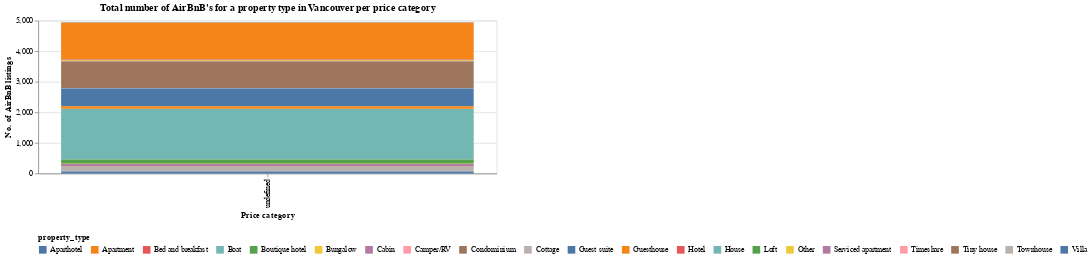

Here is the notebook cell this chart was saved with:
### Markdown cell above
Below is a tool that shows the distribution of price categories by property type. You can toggle by property (does not render correctly on GitHub.com).

### Code cell
# Choose the property type in the drop down to see the distribution of nightly prices. 

select_box_2 = alt.binding_select(options=list(price_data_labels['property_type'].unique()))
selection_2 = alt.selection_single(name='Select', fields=['property_type'], bind=select_box_2)

b_line_2 = alt.Chart(price_data_labels).mark_bar().encode(
    alt.X('label:N', title = 'Price category'),
    alt.Y('count()', title = 'No. of AirBnB listings'),
    color = 'property_type').properties(width=600, height = 200)

b_line_2.add_selection(
    selection_2
).transform_filter(
    selection_2
).configure_legend(
    orient='bottom'
).properties(
    title = "Total number of AirBnB's for a property type in Vancouver per price category"
)

### Figure 1 — Vega-Lite specification as saved in the notebook (floating-point values rounded to 4 significant figures; data arrays with more than 128 entries replaced by an {"elided": "..."} marker saying what was removed)
{"config": {"view": {"continuousWidth": 400, "continuousHeight": 300}, "legend": {"orient": "bottom"}}, "data": {"name": "data-4319bfc56dc2e6006c5150adc0c73b8d"}, "mark": "bar", "encoding": {"color": {"type": "nominal", "field": "property_type"}, "x": {"type": "nominal", "field": "label", "title": "Price category"}, "y": {"type": "quantitative", "aggregate": "count", "title": "No. of AirBnB listings"}}, "height": 200, "selection": {"Select": {"type": "single", "fields": ["property_type"], "bind": {"input": "select", "options": ["Condominium", "House", "Apartment", "Guest suite", "Townhouse", "Serviced apartment", "Villa", "Loft", "Guesthouse", "Bungalow", "Hotel", "Bed and breakfast", "Boat", "Tiny house", "Timeshare", "Aparthotel", "Camper/RV", "Other", "Boutique hotel", "Cottage", "Cabin"]}}}, "title": "Total number of AirBnB's for a property type in Vancouver per price category", "transform": [{"filter": {"selection": "Select"}}], "width": 600, "$schema": "https://vega.github.io/schema/vega-lite/v4.0.2.json", "datasets": {"data-4319bfc56dc2e6006c5150adc0c73b8d": {"elided": "4944 records"}}}
